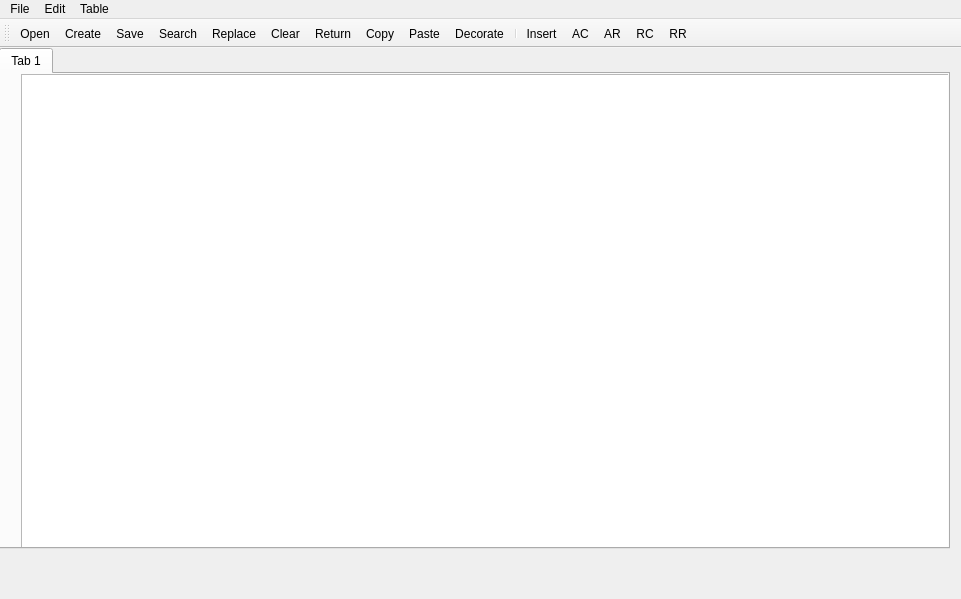
<?xml version="1.0" encoding="UTF-8"?>
<ui version="4.0">
 <class>MainWindow</class>
 <widget class="QMainWindow" name="MainWindow">
  <property name="geometry">
   <rect>
    <x>0</x>
    <y>0</y>
    <width>961</width>
    <height>599</height>
   </rect>
  </property>
  <property name="windowTitle">
   <string>MainWindow</string>
  </property>
  <widget class="QWidget" name="centralwidget">
   <widget class="QTabWidget" name="tabWidget">
    <property name="geometry">
     <rect>
      <x>-1</x>
      <y>0</y>
      <width>951</width>
      <height>501</height>
     </rect>
    </property>
    <property name="currentIndex">
     <number>0</number>
    </property>
    <widget class="QWidget" name="tab">
     <attribute name="title">
      <string>Tab 1</string>
     </attribute>
     <widget class="QTextEdit" name="textEdit">
      <property name="geometry">
       <rect>
        <x>20</x>
        <y>0</y>
        <width>931</width>
        <height>480</height>
       </rect>
      </property>
     </widget>
    </widget>
   </widget>
  </widget>
  <widget class="QMenuBar" name="menubar">
   <property name="geometry">
    <rect>
     <x>0</x>
     <y>0</y>
     <width>961</width>
     <height>21</height>
    </rect>
   </property>
   <widget class="QMenu" name="menuFile">
    <property name="title">
     <string>File</string>
    </property>
    <addaction name="actionOpen"/>
    <addaction name="actionCreate"/>
    <addaction name="actionSave"/>
   </widget>
   <widget class="QMenu" name="menuEdit">
    <property name="title">
     <string>Edit</string>
    </property>
    <addaction name="actionSearch"/>
    <addaction name="actionReplace"/>
    <addaction name="actionClear"/>
    <addaction name="actionReturn"/>
    <addaction name="actionCopy"/>
    <addaction name="actionPaste"/>
    <addaction name="actionDecorate"/>
   </widget>
   <widget class="QMenu" name="menuTable">
    <property name="title">
     <string>Table</string>
    </property>
    <widget class="QMenu" name="menuAdd">
     <property name="title">
      <string>Add...</string>
     </property>
     <addaction name="actionAddColumn"/>
     <addaction name="actionAddRow"/>
    </widget>
    <widget class="QMenu" name="menuRemove">
     <property name="title">
      <string>Remove...</string>
     </property>
     <addaction name="actionRemoveColumn"/>
     <addaction name="actionRemoveRow"/>
    </widget>
    <addaction name="actionInsert"/>
    <addaction name="menuAdd"/>
    <addaction name="menuRemove"/>
   </widget>
   <addaction name="menuFile"/>
   <addaction name="menuEdit"/>
   <addaction name="menuTable"/>
  </widget>
  <widget class="QToolBar" name="toolBar">
   <property name="windowTitle">
    <string>toolBar</string>
   </property>
   <property name="iconSize">
    <size>
     <width>52</width>
     <height>52</height>
    </size>
   </property>
   <attribute name="toolBarArea">
    <enum>TopToolBarArea</enum>
   </attribute>
   <attribute name="toolBarBreak">
    <bool>false</bool>
   </attribute>
   <addaction name="actionOpen"/>
   <addaction name="actionCreate"/>
   <addaction name="actionSave"/>
   <addaction name="actionSearch"/>
   <addaction name="actionReplace"/>
   <addaction name="actionClear"/>
   <addaction name="actionReturn"/>
   <addaction name="actionCopy"/>
   <addaction name="actionPaste"/>
   <addaction name="actionDecorate"/>
   <addaction name="separator"/>
   <addaction name="actionInsert"/>
   <addaction name="actionAddColumn"/>
   <addaction name="actionAddRow"/>
   <addaction name="actionRemoveColumn"/>
   <addaction name="actionRemoveRow"/>
  </widget>
  <action name="actionOpen">
   <property name="icon">
    <iconset>
     <normaloff>images/open.png</normaloff>images/open.png</iconset>
   </property>
   <property name="text">
    <string>Open</string>
   </property>
  </action>
  <action name="actionCreate">
   <property name="icon">
    <iconset>
     <normaloff>images/create.png</normaloff>images/create.png</iconset>
   </property>
   <property name="text">
    <string>Create</string>
   </property>
  </action>
  <action name="actionSave">
   <property name="icon">
    <iconset>
     <normaloff>images/save.png</normaloff>images/save.png</iconset>
   </property>
   <property name="text">
    <string>Save</string>
   </property>
  </action>
  <action name="actionSearch">
   <property name="icon">
    <iconset>
     <normaloff>images/search.png</normaloff>images/search.png</iconset>
   </property>
   <property name="text">
    <string>Search</string>
   </property>
  </action>
  <action name="actionReplace">
   <property name="icon">
    <iconset>
     <normaloff>images/replace.png</normaloff>images/replace.png</iconset>
   </property>
   <property name="text">
    <string>Replace</string>
   </property>
  </action>
  <action name="actionClear">
   <property name="icon">
    <iconset>
     <normaloff>images/clean.png</normaloff>images/clean.png</iconset>
   </property>
   <property name="text">
    <string>Clear</string>
   </property>
  </action>
  <action name="actionReturn">
   <property name="icon">
    <iconset>
     <normaloff>images/return.png</normaloff>images/return.png</iconset>
   </property>
   <property name="text">
    <string>Return</string>
   </property>
  </action>
  <action name="actionCopy">
   <property name="icon">
    <iconset>
     <normaloff>images/copy.png</normaloff>images/copy.png</iconset>
   </property>
   <property name="text">
    <string>Copy</string>
   </property>
  </action>
  <action name="actionPaste">
   <property name="icon">
    <iconset>
     <normaloff>images/paste.png</normaloff>images/paste.png</iconset>
   </property>
   <property name="text">
    <string>Paste</string>
   </property>
  </action>
  <action name="actionInsert">
   <property name="icon">
    <iconset theme="QIcon::ThemeIcon::EditPaste"/>
   </property>
   <property name="text">
    <string>Insert</string>
   </property>
  </action>
  <action name="actionDecorate">
   <property name="icon">
    <iconset theme="QIcon::ThemeIcon::DocumentProperties"/>
   </property>
   <property name="text">
    <string>Decorate...</string>
   </property>
  </action>
  <action name="actionAddColumn">
   <property name="icon">
    <iconset theme="QIcon::ThemeIcon::MediaSkipForward"/>
   </property>
   <property name="text">
    <string>AC</string>
   </property>
  </action>
  <action name="actionAddRow">
   <property name="icon">
    <iconset theme="QIcon::ThemeIcon::MediaEject"/>
   </property>
   <property name="text">
    <string>AR</string>
   </property>
  </action>
  <action name="actionRemoveColumn">
   <property name="icon">
    <iconset theme="QIcon::ThemeIcon::ListRemove"/>
   </property>
   <property name="text">
    <string>RC</string>
   </property>
  </action>
  <action name="actionRemoveRow">
   <property name="icon">
    <iconset theme="QIcon::ThemeIcon::EditDelete"/>
   </property>
   <property name="text">
    <string>RR</string>
   </property>
  </action>
 </widget>
 <resources/>
 <connections/>
</ui>
